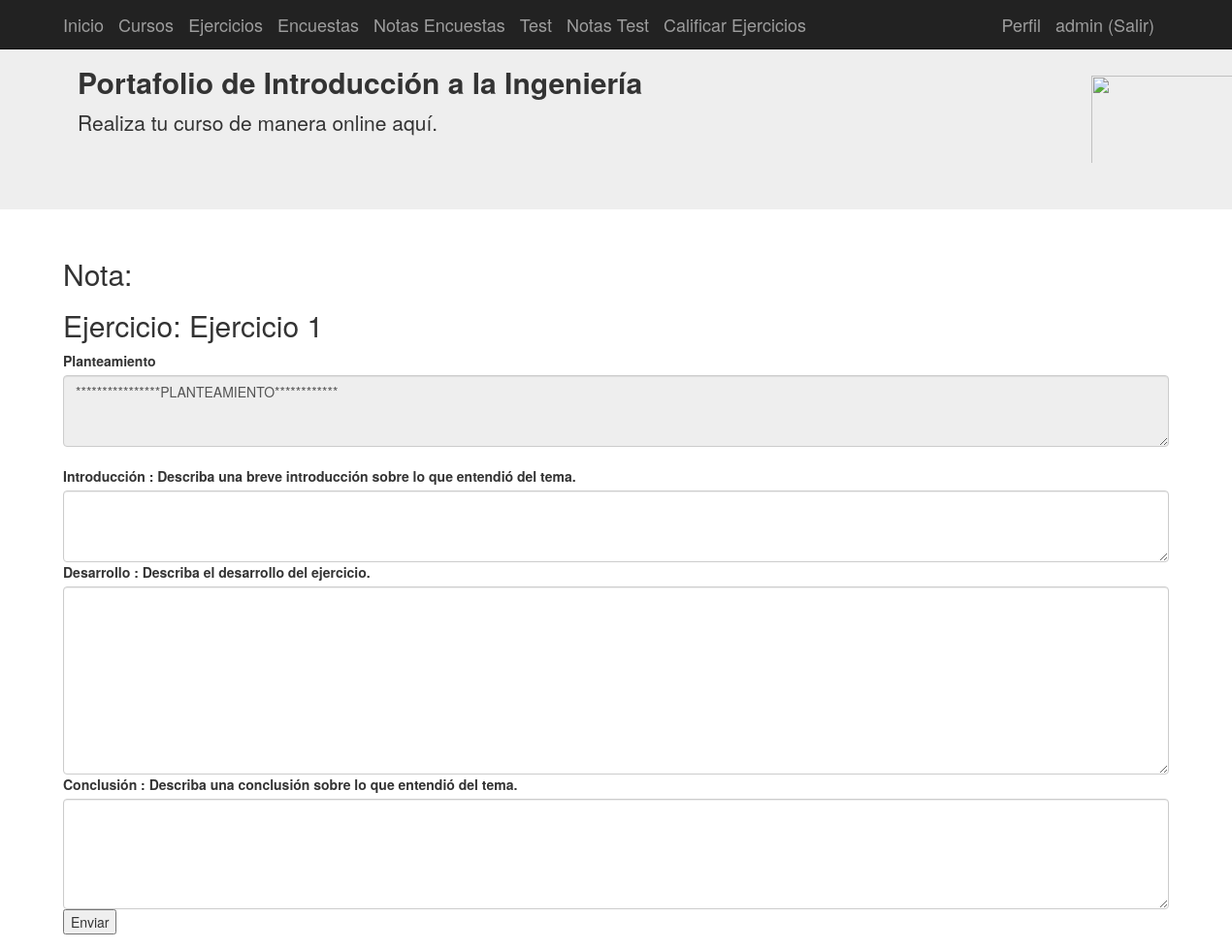
/ejerciciosA/1 (signed in), run on an earlier commit of the app's database.
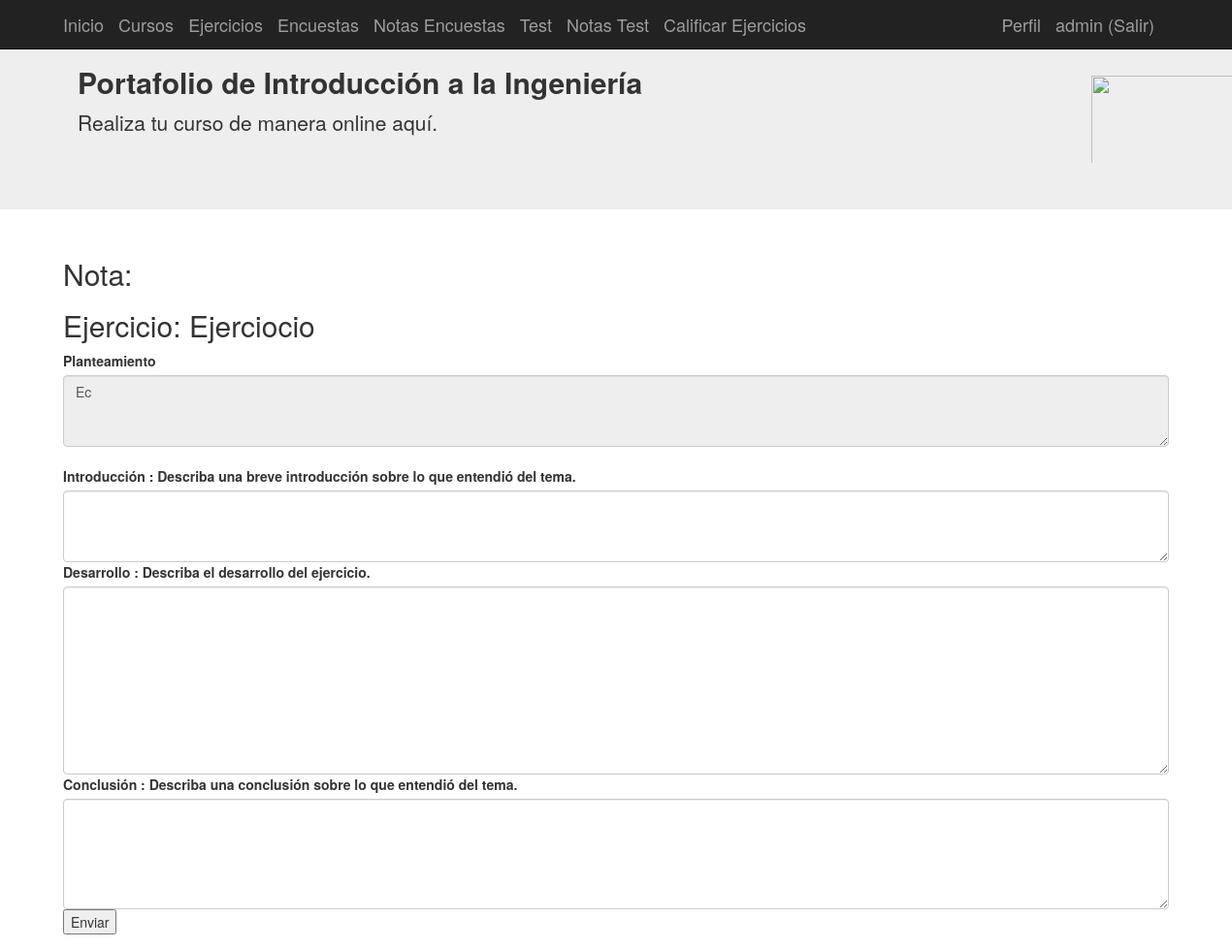
And on a later commit of the database.
### tables this page shows
CREATE TABLE ejercicios (
	id INTEGER NOT NULL, 
	titulo VARCHAR(100), 
	planteamiento VARCHAR(100), 
	"Cursoid" INTEGER NOT NULL, 
	PRIMARY KEY (id), 
	FOREIGN KEY("Cursoid") REFERENCES cursos (id)
);

### aplicacion/app.py (the view, shortened to what this page needs)
@app.route('/ejerciciosA/<id_ejercicio>', defaults={'id_ejercicio': 1}, methods=["GET", "POST"])
@app.route('/ejerciciosA/<id_ejercicio>', methods=["GET", "POST"])
@login_required
def ejerciciosA(id_ejercicio):
    from aplicacion.models import Ejercicios, PuntajeE, Alumnos
    print(id_ejercicio[0])
    ejercicios=Ejercicios.query.filter_by(id=id_ejercicio[0])
    body_data = []
    print("ntes del post")
    print(request.method)
    body_data = db.session.query(PuntajeE).join(Alumnos).join(Ejercicios).filter(PuntajeE.alu_id == current_user.id).filter(PuntajeE.eje_id == ejercicios[0].id).all()
    try:
        print("body_data1")
        body_data = body_data[0]
        print("info intro", body_data.introduccion)
        if body_data.introduccion == "":
            flag_respuesta = False
        else:
            flag_respuesta = True
    except Exception as e:
        print("body_data2")
        body_data = []
        flag_respuesta = False
    return render_template("ejerciciosA.html", ejercicios=ejercicios[0], body_data=body_data, flag_respuesta=flag_respuesta)

### aplicacion/app.py (called while the page is built)
@login_manager.user_loader
def load_user(user_id):
    from aplicacion.models import Alumnos
    return Alumnos.query.get(int(user_id))

### aplicacion/models.py (called while the page is built)
    def is_admin(self):
        return self.admin

### aplicacion/templates/ejerciciosA.html (shortened to what this page needs)
{% extends "base.html" %}
{% block contenido %}
<h2>Nota:  {{ body_data.puntaje_total }}</h2>
<h2>Ejercicio:  {{ ejercicios.titulo }}</h2>
<form method="POST">
    <div class="form-group">
      <label for="exampleFormControlTextarea1">Planteamiento</label>
      <textarea class="form-control" id="{{exampleFormControlTextarea1}}" rows="3" readonly>{{ ejercicios.planteamiento }}</textarea>
      <label for="exampleFormControlTextarea1">Introducción : Describa una breve introducción sobre lo que entendió del tema.</label>
      <textarea class="form-control" id="introduccion" name="introduccion" rows="3" required>{{ body_data.introduccion }}</textarea>
      <label for="exampleFormControlTextarea1">Desarrollo : Describa el desarrollo del ejercicio.</label>
      <textarea class="form-control" id="desarrollo" name="desarrollo" rows="9" required>{{ body_data.desarrollo }}</textarea>
      <label for="exampleFormControlTextarea1">Conclusión : Describa una conclusión sobre lo que entendió del tema.</label>
      <textarea class="form-control" id="conclusion" name="conclusion" rows="5" required>{{ body_data.conclusion }}</textarea>
    {% if flag_respuesta == False %}
      <button>Enviar</button>
    {% endif %}
    </div>
  </form>
{% endblock %}

What changed in the data, as far as the page shows it:
changed ejercicios: titulo "Ejercicio 1" → "Ejerciocio"; planteamiento "****************PLANTEAMIENTO************" → "Ec"
